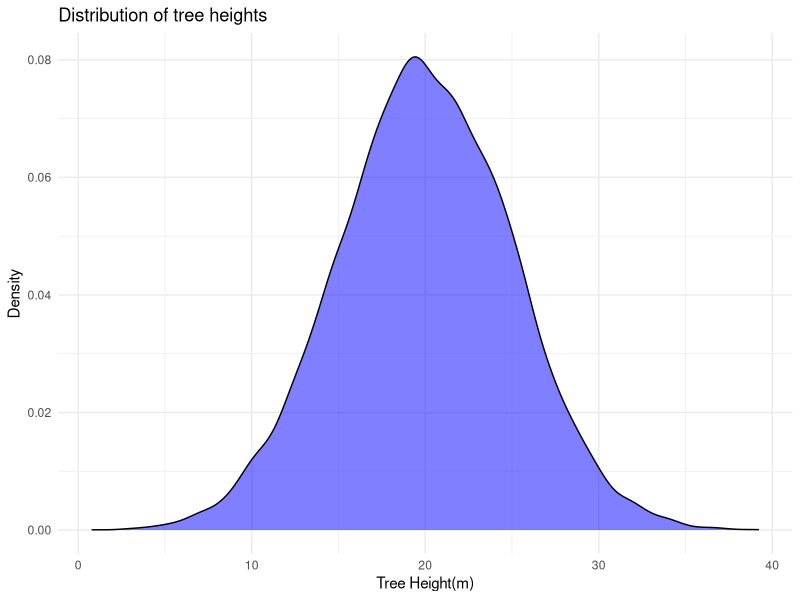
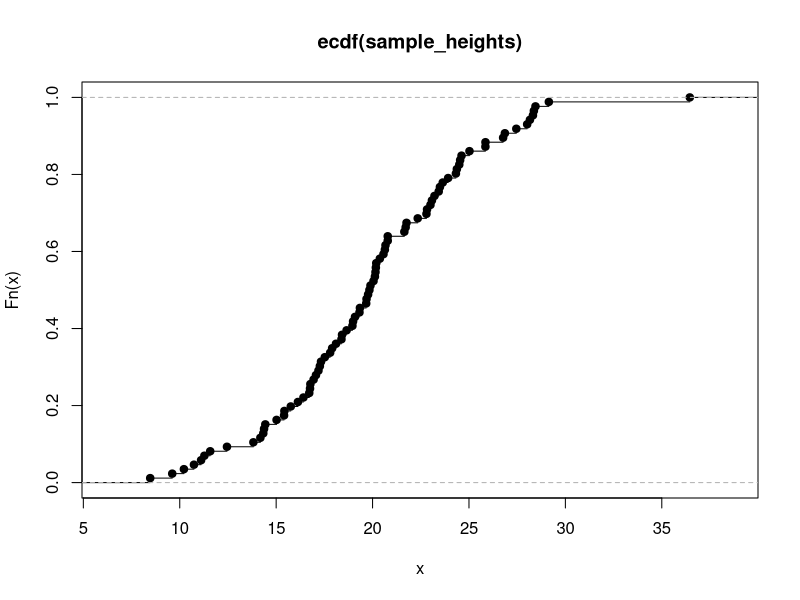
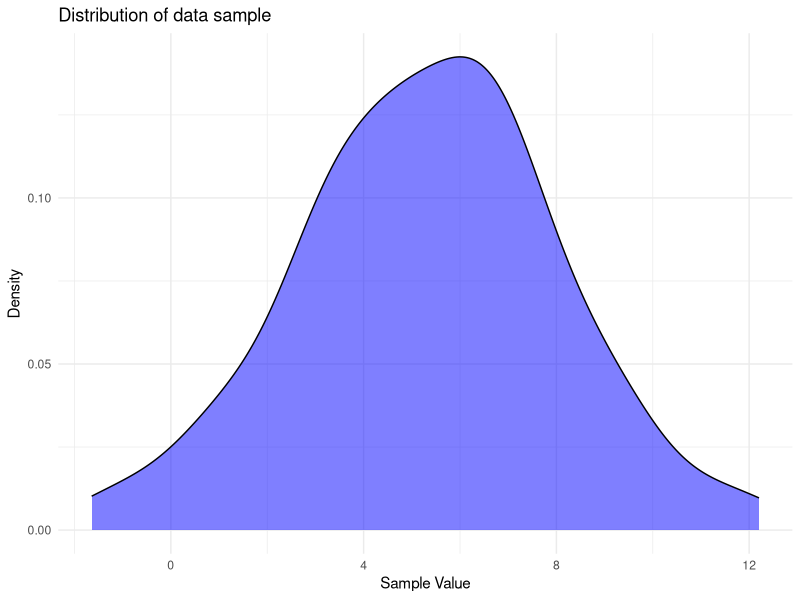
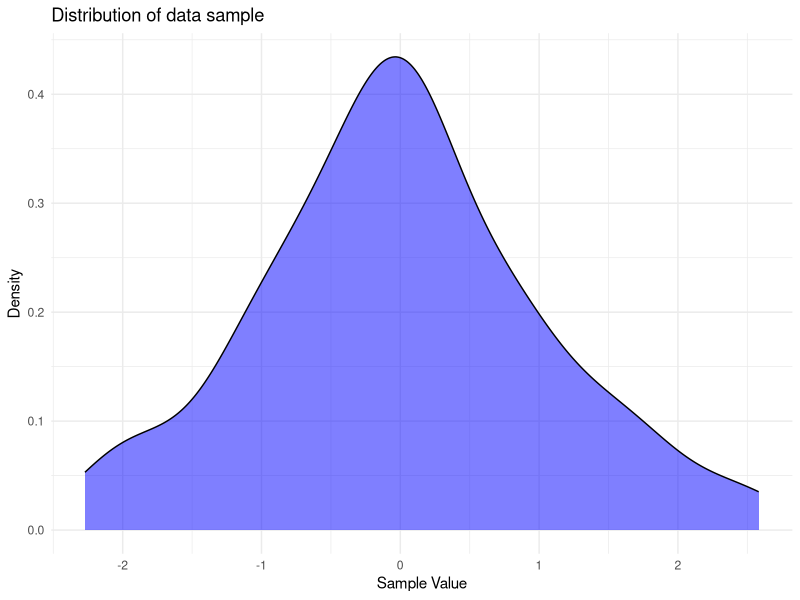

The R script that drew these images, in order:
## ---- chunk 1
# Seed for reproducibility
set.seed(123)

# A population of 12500 oak trees 
population_heights <- rnorm(12500, mean = 20, sd=5)
head(population_heights)
## ---- chunk 2
# Randomly select 86 trees 
sample_heights <- sample(population_heights, size=86, replace = FALSE)
tail(sample_heights)
## ---- chunk 3
# Mean and standard deviation of the entire population
population_stats <- c(
  Mean = mean(population_heights),
  SD = sd(population_heights)
)

population_stats
## ---- chunk 4
# Mean and standard deviation of the sample
sample_stats <- c(
  Mean = mean(sample_heights),
  SD = sd(sample_heights)
)

sample_stats
## ---- chunk 5
# Set seed for reproducibility 
set.seed(76)

# Simulate the data collection
farm_population_pH <- rnorm(n = 5342, mean=3.61, sd=0.8)
head(farm_population_pH)
## ---- chunk 6
# Set seed for reproducibility 
set.seed(76)

# Simulate the data collection
farm_population_pH <- rnorm(n = 5342, mean=3.61, sd=0.8)
head(farm_population_pH)
## ---- chunk 7
population_stats <- c(
  Mean = mean(farm_population_pH),
  standard_deviation = sd(farm_population_pH)
)

population_stats # show the results
## ---- chunk 8
farm_sample_pH <- sample(farm_population_pH, 
                         size = 65, 
                         replace = FALSE)
head(farm_sample_pH)
## ---- chunk 9
sample_stats <- c(
  Mean = mean(farm_sample_pH),
  standard_deviation = (sd(farm_sample_pH))
)

sample_stats # show the results
## ---- chunk 10
library(ggplot2)

# Create a data frame from the data 
oak_df <- data.frame(Height = population_heights)

# Plot the density plot 
ggplot(oak_df, 
       aes(x = Height)) + 
  geom_density(fill = "blue", alpha=0.5) + 
  labs(
    title = "Distribution of tree heights",
    x = "Tree Height(m)",
    y = "Density"
  ) + 
  theme_minimal()
## ---- chunk 11
sample_heights <- sample(population_heights, size=86, replace = FALSE)
tail(sample_heights)

# calculate CDF 
CDF <- ecdf(sample_heights)

# draw the cdf plot
plot(CDF)
## ---- chunk 12
set.seed(1)

data <- rnorm(100, mean=5, sd=3)
df <- data.frame(data)
# Plot the data
ggplot(df, 
       aes(x = data)) + 
  geom_density(fill = "blue", alpha=0.5) + 
  labs(
    title = "Distribution of data sample",
    x = "Sample Value",
    y = "Density"
  ) + 
  theme_minimal()
## ---- chunk 13
set.seed(100)

data <- rnorm(100, mean=0, sd=1)
df <- data.frame(data)
# Plot the data
ggplot(df, 
       aes(x = data)) + 
  geom_density(fill = "blue", alpha=0.5) + 
  labs(
    title = "Distribution of data sample",
    x = "Sample Value",
    y = "Density"
  ) + 
  theme_minimal()
